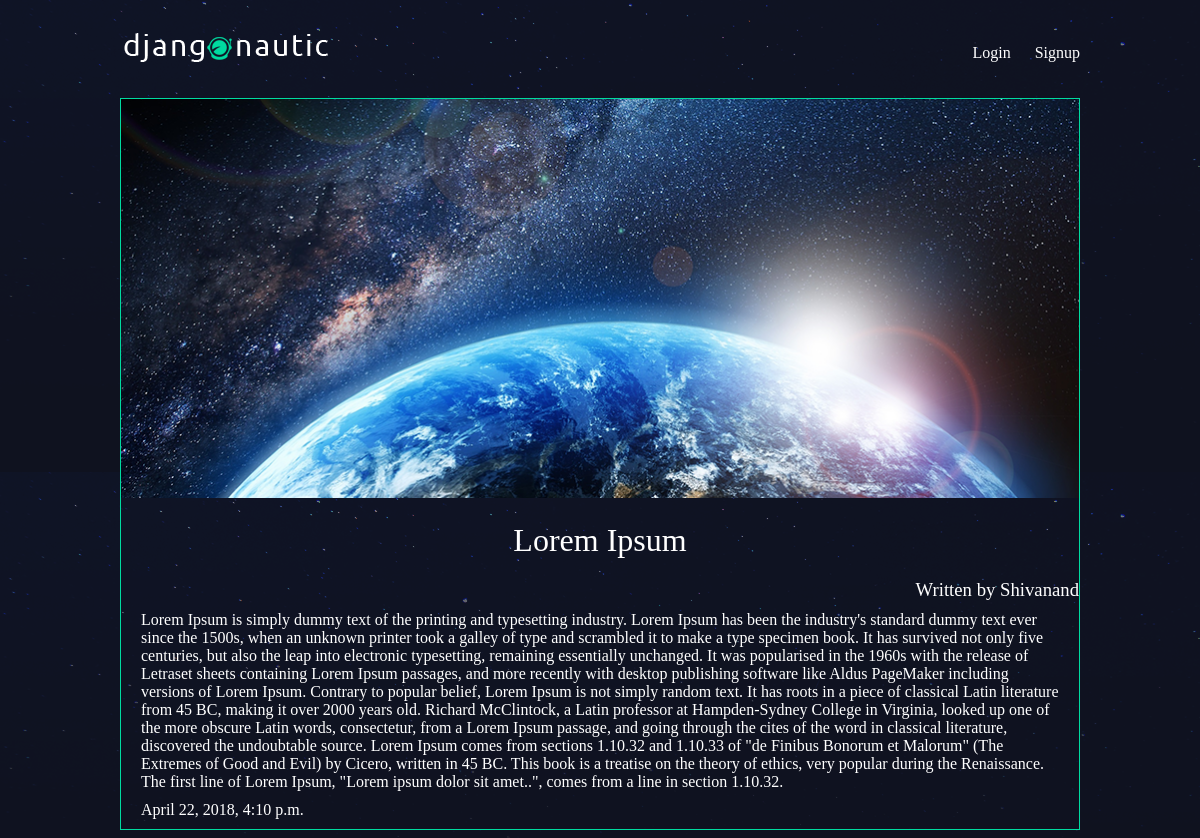
Screenshot of /articles/lorem-ipsum/ with the database file from the repository.
### articles/models.py (models this page shows, shortened)
class Article(models.Model):
    title = models.CharField(max_length=100)
    slug = models.SlugField()
    body = models.TextField()
    date = models.DateTimeField(auto_now_add=True)
    thumb = models.ImageField(default='default.png', blank=True)
    author = models.ForeignKey(User, default=None)

### articles/views.py (the view)
# urls.py: url(r'^(?P<slug>[\w-]+)/$', views.article_detail, name="detail"),
def article_detail(request, slug):
    article = Article.objects.get(slug=slug)
    return render(request, 'articles/article_detail.html', {'article': article})

### articles/templates/articles/article_detail.html
{% extends 'base_layout.html' %}
{% block content %}
<div class="article-detail">
    <div class="article">
        <img src="{{ article.thumb.url }}" />
        <h2>{{ article.title }}</h2>
        <h3>Written by {{ article.author.username }}</h3>
        <p>{{ article.body }}</p>
        <p>{{ article.date }}</p>
    </div>
</div>
{% endblock %}

### assets/styles.css (style rules this page uses)
body { background-color: #0f121f; background-image: url(/static/stars.png); background-repeat-y: no-repeat; color: #fff; }
body * { font-family: Ubuntu; }
h1, h2, h3, h4, h5 { font-weight: normal; margin: 0; }
.article { padding: 10px; border: 1px solid #00dba0; position: relative; padding-bottom: 40px; }
.article h2 { font-size: 1.2em; }
.article-detail .article { padding: 0; }
.article-detail .article img { max-width: 100%; }
.article-detail .article h2 { text-align: center; margin: 20px auto; font-size: 2em }
.article-detail .article h3 { text-align: end; }
.article-detail .article p { margin: 10px 20px }

### rows the page displays
Article: thumb (picture), title "Lorem Ipsum", author.username "Shivanand", body "Lorem Ipsum is simply dummy text of the printing and typesetting industry. Lorem Ipsum has been the industry's standard dummy text ever since the 1500s, when an unknown printer took a galley of type and scrambled it to make a type specimen book. It has survived not only five centuries, but also the leap into electronic typesetting, remaining essentially unchanged. It was popularised in the 1960s with the release of Letraset sheets containing Lorem Ipsum passages, and more recently with desktop publishing software like Aldus PageMaker including versions of Lorem Ipsum. Contrary to popular belief, Lorem Ipsum is not simply random text. It has roots in a piece of classical Latin literature…", date "April 22, 2018, 4:10 p.m."
